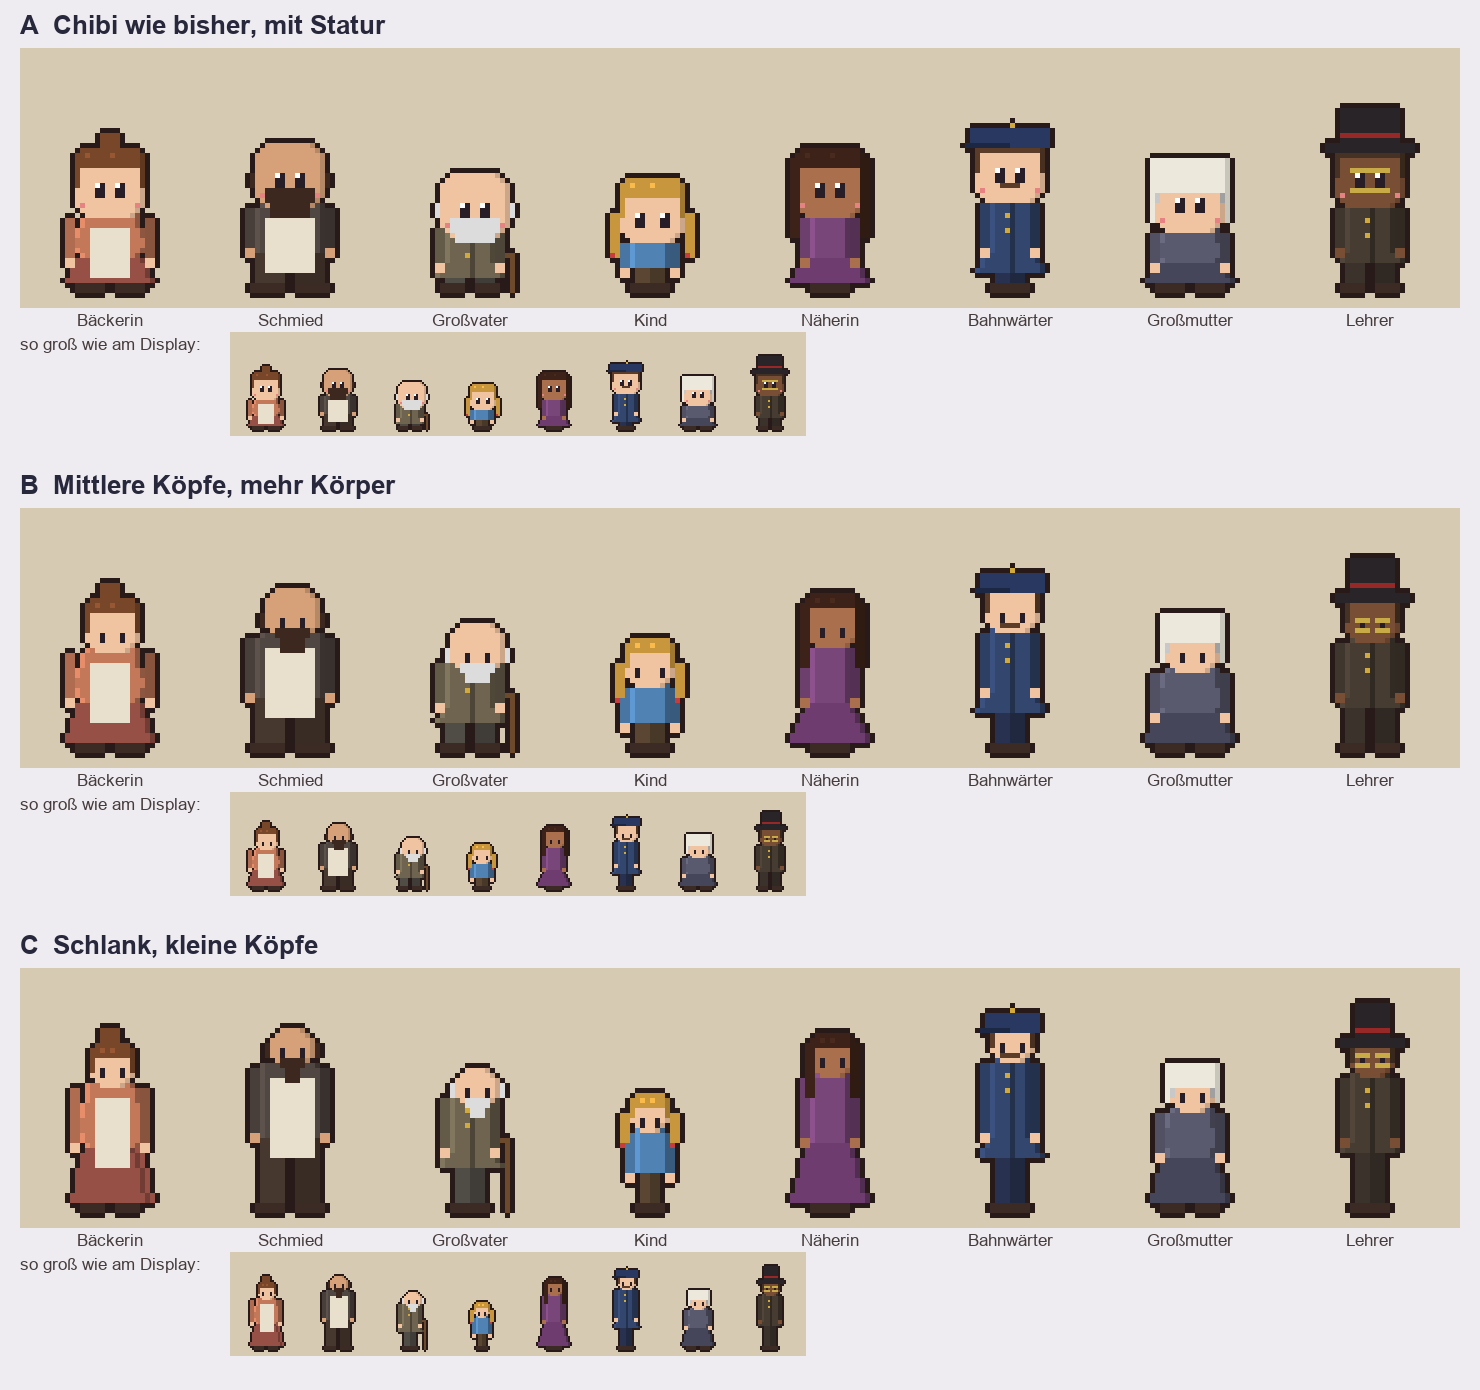

Reproduce this figure in Python.
"""Vorschau: Figuren mit unterschiedlicher Statur, drei Ansätze (A Chibi, B Mittel, C Schlank). Nur Ansicht vorn."""
from PIL import Image, ImageDraw, ImageFont

W, H = 36, 52
SKIN = [(240, 196, 160), (214, 160, 120), (170, 112, 78), (120, 78, 52)]
OUT_DARK = (40, 26, 24)


def shade(c, f):
    return tuple(max(0, min(255, int(v * f))) for v in c)


class Pic:
    def __init__(self):
        self.d = [[None] * W for _ in range(H)]

    def r(self, x, y, w, h, c):
        for yy in range(int(y), int(y + h)):
            for xx in range(int(x), int(x + w)):
                if 0 <= xx < W and 0 <= yy < H:
                    self.d[yy][xx] = c

    def p(self, x, y, c):
        self.r(x, y, 1, 1, c)


def figure(base, ch):
    """base: Grundmaße des Ansatzes; ch: Merkmale der Person."""
    s = Pic()
    cx = W // 2
    hf, wf = ch.get('h', 1.0), ch.get('w', 1.0)
    kid = ch.get('kid', False)
    hw = round(base['hw'] * (0.9 if kid else 1))
    hh = round(base['hh'] * (0.9 if kid else 1))
    th = max(5, round(base['th'] * (0.7 if kid else hf)))
    lh = max(2, round(base['lh'] * (0.55 if kid else hf)))
    sw = max(6, round(base['sw'] * wf * (0.8 if kid else 1)))
    belly = ch.get('belly', 0)
    stoop = ch.get('stoop', 0)
    skin = SKIN[ch.get('skin', 0)]
    top, low, hair = ch['top'], ch.get('low', (70, 60, 70)), ch.get('hair', (90, 60, 40))
    foot = H - 3
    ly = foot - 2 - lh          # Beginn der Beine
    ty = ly - th                # Schultern
    hy = ty - hh + 1 + stoop    # Kopf (gebeugt: tiefer)
    hx = cx - hw // 2 + (1 if stoop else 0)
    # Schuhe und Beine
    lw = max(2, sw // 2 - 1)
    for k, x0 in enumerate((cx - lw - (0 if sw < 10 else 1), cx + (0 if sw < 10 else 1))):
        s.r(x0, ly, lw, lh, shade(low, 1.0 if k == 0 else 0.8))
        s.r(x0 - (1 if k == 0 else 0), foot - 2, lw + 1, 2, (60, 42, 36))
    # Rock/Kleid: Trapez bis über die Schuhe
    if ch.get('dress'):
        flare = ch.get('flare', 3)
        n = lh + 1
        for i in range(n):
            w = sw + 2 * round(flare * (i + 1) / n)
            s.r(cx - w // 2, ly + i - 1, w, 1, shade(ch.get('skirt', top), 1.0))
            s.p(cx + w // 2 - 1, ly + i - 1, shade(ch.get('skirt', top), 0.75))
    # Mantel: verlängert den Rumpf
    coat = ch.get('coat', 0)
    # Rumpf (Trapez, Bauch)
    for i in range(th + coat):
        t = i / max(1, th - 1)
        w = sw - (1 if i == 0 else 0) + (round(belly * (1 - abs(t - 0.65) * 2.2)) * 2 if belly and 0.2 < t < 1.05 else 0)
        if i >= th:
            w = sw + 2 + (i - th)
        w = max(4, w)
        s.r(cx - w // 2, ty + i, w, 1, top)
        s.p(cx - w // 2, ty + i, shade(top, 1.18))
        s.p(cx - w // 2 + w - 1, ty + i, shade(top, 0.72))
    if ch.get('apron'):
        s.r(cx - sw // 2 + 2, ty + 3, sw - 4, th + coat + 1, (232, 224, 204))
    if coat:
        s.r(cx, ty + 1, 1, th + coat - 1, shade(top, 0.7))
        s.p(cx - 1, ty + 3, (210, 170, 60)); s.p(cx - 1, ty + 6, (210, 170, 60))
    if ch.get('belt'):
        s.r(cx - sw // 2 - (belly or 0), ty + round(th * 0.62), sw + 2 * belly, 1, (70, 46, 34))
    # Arme mit Händen
    al = max(4, round(th * 0.85))
    for k, x0 in enumerate((cx - sw // 2 - 2 - (1 if belly > 1 else 0), cx + sw // 2 + (1 if belly > 1 else 0))):
        s.r(x0, ty + 1, 2, al, shade(top, 0.9 if k == 0 else 0.7))
        s.r(x0, ty + 1 + al, 2, 2, skin)
    if ch.get('cane'):
        s.r(cx + sw // 2 + 3, ty + al - 1, 1, foot - (ty + al - 1), (110, 74, 44))
        s.r(cx + sw // 2 + 2, ty + al - 1, 2, 1, (110, 74, 44))
    # Kopf (rund)
    ins = [2, 1] + [0] * (hh - 4) + [1, 2]
    for i in range(hh):
        s.r(hx + ins[i], hy + i, hw - 2 * ins[i], 1, skin)
        s.p(hx + hw - 1 - ins[i], hy + i, shade(skin, 0.85))
    ey = hy + round(hh * 0.55)
    big = base['hw'] >= 13
    for ex in (hx + round(hw * 0.25), hx + hw - 1 - round(hw * 0.25) - (1 if big else 0)):
        if big:
            s.r(ex, ey - 1, 2, 3, (40, 30, 40)); s.p(ex, ey - 1, (255, 255, 255))
        else:
            s.r(ex, ey, 1, 2, (40, 30, 40))
    if not kid and big:
        s.p(hx + 1, ey + 3, (230, 130, 130)); s.p(hx + hw - 2, ey + 3, (230, 130, 130))
    if ch.get('glasses'):
        for ex in (hx + round(hw * 0.25) - 1, hx + hw - 2 - round(hw * 0.25) - (1 if big else 0)):
            s.r(ex, ey - 1 - big, 3 + big, 1, (200, 170, 70)); s.r(ex, ey + 1 + big, 3 + big, 1, (200, 170, 70))
    # Haare
    hs = ch.get('hs', 'kurz')
    if hs != 'glatze':
        s.r(hx + 1, hy - 1, hw - 2, 1, hair)
        s.r(hx, hy, hw, max(2, hh // 4), hair)
        s.r(hx, hy, 1, hh // 2 + 1, hair); s.r(hx + hw - 1, hy, 1, hh // 2 + 1, shade(hair, 0.8))
        s.p(hx + 2, hy, shade(hair, 1.25)); s.p(hx + hw // 2, hy, shade(hair, 1.25))
    else:
        s.r(hx - 1, ey - 1, 1, 3, hair); s.r(hx + hw, ey - 1, 1, 3, hair)
    if hs == 'lang':
        s.r(hx - 1, hy + 1, 2, hh + 3, hair); s.r(hx + hw - 1, hy + 1, 2, hh + 3, shade(hair, 0.8))
    if hs == 'dutt':
        s.r(cx - 2, hy - 4, 4, 3, hair)
    if hs == 'zoepfe':
        for x0 in (hx - 2, hx + hw):
            s.r(x0, hy + hh // 2, 2, hh // 2 + 3, hair); s.p(x0, hy + hh + 2, (200, 60, 60))
    if ch.get('beard'):
        s.r(hx + 2, ey + 2, hw - 4, max(2, hh // 4), hair); s.r(hx + 3, ey + 2 + max(2, hh // 4), hw - 6, 1 + ch['beard'], hair)
    if ch.get('stache'):
        s.r(cx - 2, ey + 2, 4, 1, hair)
    # Kopfbedeckung
    hat, hc = ch.get('hat'), ch.get('hatc', (60, 50, 60))
    if hat == 'zylinder':
        s.r(hx - 2, hy, hw + 4, 2, hc); s.r(hx + 1, hy - 7, hw - 2, 7, hc); s.r(hx + 1, hy - 2, hw - 2, 1, (150, 40, 40))
    elif hat == 'muetze':
        s.r(hx - 1, hy - 2, hw + 2, 4, hc); s.r(hx - 2, hy + 1, hw // 2 + 2, 1, shade(hc, 0.7)); s.p(cx, hy - 3, (210, 170, 60))
    elif hat == 'haube':
        s.r(hx - 1, hy - 2, hw + 2, hh // 2 + 1, hc); s.r(hx - 1, hy - 2, 1, hh, hc); s.r(hx + hw, hy - 2, 1, hh, shade(hc, 0.85))
    elif hat == 'schlapphut':
        s.r(hx + 1, hy - 4, hw - 2, 4, hc); s.r(hx - 4, hy - 1, hw + 8, 2, shade(hc, 0.85))
    elif hat == 'kopftuch':
        s.r(hx - 1, hy - 1, hw + 2, hh // 3 + 1, hc); s.r(hx - 1, hy - 1, 2, hh - 2, hc); s.r(hx + hw - 1, hy - 1, 2, hh - 2, shade(hc, 0.8))
    if ch.get('pack'):
        s.r(cx + sw // 2 - 1, ty + 2, 4, th - 2, (130, 96, 60))
    return s


def outlined(s):
    out = [row[:] for row in s.d]
    for y in range(H):
        for x in range(W):
            if s.d[y][x] is None and any(0 <= x + dx < W and 0 <= y + dy < H and s.d[y + dy][x + dx] is not None
                                        for dx, dy in ((1, 0), (-1, 0), (0, 1), (0, -1))):
                out[y][x] = OUT_DARK
    return out


PEOPLE = [
    ('Bäckerin', dict(w=1.25, belly=2, top=(196, 120, 90), apron=True, dress=True, skirt=(150, 80, 70), hs='dutt', hair=(120, 70, 40), skin=0)),
    ('Schmied', dict(h=1.15, w=1.45, top=(80, 70, 66), low=(70, 56, 46), apron=True, hs='glatze', hair=(60, 40, 30), beard=2, skin=1)),
    ('Großvater', dict(h=0.9, w=0.95, stoop=2, cane=True, top=(110, 100, 80), low=(80, 76, 70), coat=3, hs='glatze', hair=(220, 220, 220), beard=1, skin=0)),
    ('Kind', dict(kid=True, top=(80, 130, 180), low=(90, 70, 50), hs='zoepfe', hair=(200, 150, 60), skin=0)),
    ('Näherin', dict(h=1.05, w=0.85, top=(120, 70, 120), dress=True, flare=4, skirt=(110, 60, 110), hs='lang', hair=(60, 34, 24), skin=2)),
    ('Bahnwärter', dict(h=1.2, w=0.9, top=(50, 70, 110), low=(40, 50, 80), coat=4, hat='muetze', hatc=(40, 56, 96), stache=True, hair=(90, 60, 40), skin=0)),
    ('Großmutter', dict(h=0.8, w=1.15, belly=1, top=(90, 90, 110), dress=True, skirt=(70, 70, 90), hat='haube', hatc=(236, 232, 220), hs='kurz', hair=(200, 200, 200), skin=0)),
    ('Lehrer', dict(h=1.1, w=1.0, top=(70, 60, 50), low=(60, 50, 44), coat=2, glasses=True, hat='zylinder', hatc=(40, 36, 40), hair=(70, 50, 36), skin=3)),
]

APPROACHES = [
    ('A  Chibi wie bisher, mit Statur', dict(hw=14, hh=13, sw=10, th=9, lh=5)),
    ('B  Mittlere Köpfe, mehr Körper', dict(hw=11, hh=10, sw=10, th=11, lh=8)),
    ('C  Schlank, kleine Köpfe', dict(hw=9, hh=8, sw=9, th=13, lh=11)),
]

Z = 5
font = ImageFont.truetype('arialbd.ttf', 26)
small = ImageFont.truetype('arial.ttf', 17)
bg = (214, 202, 178)
SW_ = len(PEOPLE) * W
rowh = 40 + H * Z + 26 + H * 2 + 30
sheet = Image.new('RGB', (SW_ * Z + 40, len(APPROACHES) * rowh + 10), (238, 236, 240))
d = ImageDraw.Draw(sheet)
for a, (title, base) in enumerate(APPROACHES):
    y0 = 10 + a * rowh
    d.text((20, y0), title, fill=(40, 40, 60), font=font)
    strip = Image.new('RGB', (SW_, H), bg)
    for i, (name, ch) in enumerate(PEOPLE):
        px = outlined(figure(base, ch))
        for y in range(H):
            for x in range(W):
                if px[y][x] is not None:
                    strip.putpixel((i * W + x, y), px[y][x])
    sheet.paste(strip.resize((SW_ * Z, H * Z), Image.NEAREST), (20, y0 + 38))
    for i, (name, _) in enumerate(PEOPLE):
        d.text((20 + i * W * Z + W * Z // 2 - d.textlength(name, font=small) / 2, y0 + 40 + H * Z), name, fill=(70, 60, 60), font=small)
    d.text((20, y0 + 40 + H * Z + 24), 'so groß wie am Display:', fill=(70, 60, 60), font=small)
    sheet.paste(strip.resize((SW_ * 2, H * 2), Image.NEAREST), (230, y0 + 40 + H * Z + 22))
sheet.save('docs/skizzen/figuren-statur.png')  # aus dem Repo-Ordner aufrufen
print(sheet.size)
